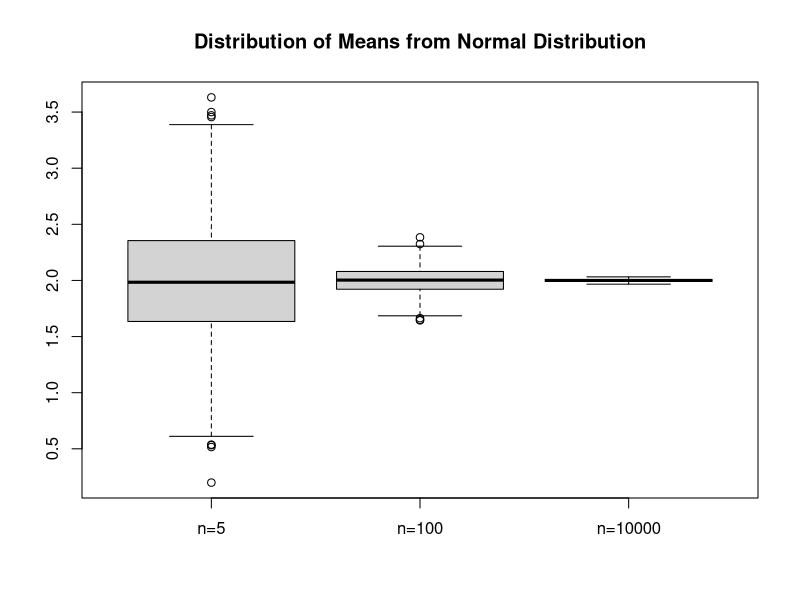

R code for this plot:
## Nina van Gerwen, 1860852

## Exercise A: Using a 'for' loop

setwd("C:/Users/nina-/Documents/Master/Computational inference with R/")

# Sampling distribution of the mean of a normal distribution.
# Learning to use a for loop.

# numsim = the number of samples taken
# mu, sigma = values of the normal distribution parameters, to
# be provided by the user


SamplingMeanNorm <- function(mu, sigma, numsim){
  # create memory for the sampled values for the three different sample sizes
  mean5 <- rep(0,numsim)
  mean100 <- rep(0,numsim)
  mean10000 <- rep(0,numsim)
    # fill in the missing part here 
  # use rnorm (for n, with mean and sd, give n values)
  # and for loop
  for(i in 1:numsim) {
    X <- rnorm(5, mu, sigma)
    Y <- rnorm(100, mu, sigma)
    Z <- rnorm(10000, mu, sigma)
    # now calculate the mean of these 3 things
    # add that mean to respectively mean5/100/100000
    mean5[i] <- mean(X)
    mean100[i] <- mean(Y)
    mean10000[i] <- mean(Z)
  }
  # store the output in a list (separate elements of the list
  # can be called with $ sign.)
  list(mean5=mean5, mean100=mean100, mean10000=mean10000)
  # Makes a boxplot of the three different sample sizes: 5, 100, 1000.
  boxplot(mean5,mean100,mean10000,
          names=c("n=5","n=100","n=10000"))
  title("Distribution of Means from Normal Distribution")
}

SamplingMeanNorm(2, 1.2, 1000)

## Exercise B

## if multiple of 2 (AKA if even number) --> get the median value bij getting the 2 middle values and dividing by 2
## else odd number,= just get the median value